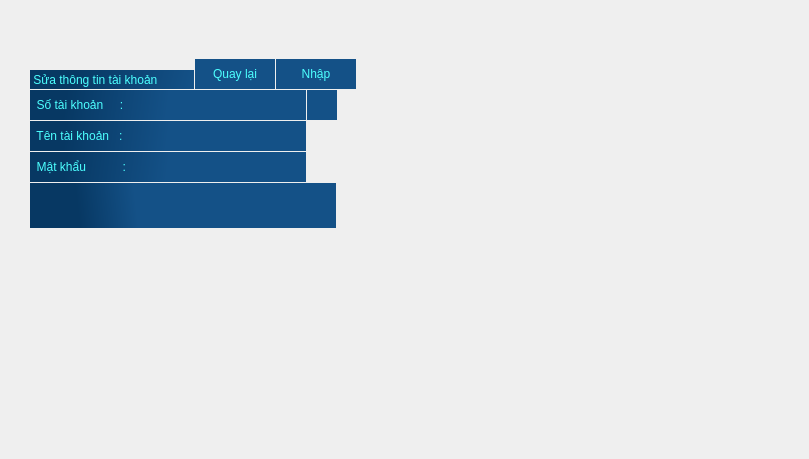
    <widget class="QWidget" name="Edit_information_screen">
     <widget class="QLabel" name="credit_9">
      <property name="geometry">
       <rect>
        <x>20</x>
        <y>0</y>
        <width>500</width>
        <height>90</height>
       </rect>
      </property>
      <property name="styleSheet">
       <string notr="true"/>
      </property>
      <property name="text">
       <string/>
      </property>
      <property name="pixmap">
       <pixmap>UI/credit.png</pixmap>
      </property>
     </widget>
     <widget class="QLabel" name="screen_9">
      <property name="geometry">
       <rect>
        <x>0</x>
        <y>0</y>
        <width>800</width>
        <height>450</height>
       </rect>
      </property>
      <property name="autoFillBackground">
       <bool>true</bool>
      </property>
      <property name="text">
       <string/>
      </property>
      <property name="pixmap">
       <pixmap>UI/screen.png</pixmap>
      </property>
     </widget>
     <widget class="QLabel" name="account_information_label_2">
      <property name="geometry">
       <rect>
        <x>30</x>
        <y>70</y>
        <width>164</width>
        <height>19</height>
       </rect>
      </property>
      <property name="styleSheet">
       <string notr="true">font: 75 11pt &quot;MS Shell Dlg 2&quot;;
color: rgb(76, 255, 255);
alternate-background-color: rgb(4, 168, 217);
selection-color: rgb(10, 69, 127);
background-color: qlineargradient(spread:pad, x1:0.25, y1:0.528682, x2:1, y2:0.551, stop:0 rgba(7, 56, 99, 255), stop:1 rgba(20, 81, 135, 255));
border:rgb(15, 110, 199);</string>
      </property>
      <property name="text">
       <string> Sửa thông tin tài khoản</string>
      </property>
     </widget>
     <widget class="QLabel" name="account_information_account_name_2">
      <property name="geometry">
       <rect>
        <x>30</x>
        <y>121</y>
        <width>138</width>
        <height>30</height>
       </rect>
      </property>
      <property name="styleSheet">
       <string notr="true">font: 25 16pt &quot;Corbel Light&quot;;
color: rgb(76, 255, 255);
alternate-background-color: rgb(4, 168, 217);
selection-color: rgb(10, 69, 127);
background-color: qlineargradient(spread:pad, x1:0.25, y1:0.528682, x2:1, y2:0.551, stop:0 rgba(7, 56, 99, 255), stop:1 rgba(20, 81, 135, 255));
border:rgb(15, 110, 199);</string>
      </property>
      <property name="text">
       <string>  Tên tài khoản   :</string>
      </property>
     </widget>
     <widget class="QLabel" name="account_information_password_2">
      <property name="geometry">
       <rect>
        <x>30</x>
        <y>152</y>
        <width>138</width>
        <height>30</height>
       </rect>
      </property>
      <property name="styleSheet">
       <string notr="true">font: 25 16pt &quot;Corbel Light&quot;;
color: rgb(76, 255, 255);
alternate-background-color: rgb(4, 168, 217);
selection-color: rgb(10, 69, 127);
background-color: qlineargradient(spread:pad, x1:0.25, y1:0.528682, x2:1, y2:0.551, stop:0 rgba(7, 56, 99, 255), stop:1 rgba(20, 81, 135, 255));
border:rgb(15, 110, 199);</string>
      </property>
      <property name="text">
       <string>  Mật khẩu           :</string>
      </property>
     </widget>
     <widget class="QLabel" name="account_information_account_number_2">
      <property name="geometry">
       <rect>
        <x>30</x>
        <y>90</y>
        <width>138</width>
        <height>30</height>
       </rect>
      </property>
      <property name="styleSheet">
       <string notr="true">font: 25 16pt &quot;Corbel Light&quot;;
color: rgb(76, 255, 255);
alternate-background-color: rgb(4, 168, 217);
selection-color: rgb(10, 69, 127);
background-color: qlineargradient(spread:pad, x1:0.25, y1:0.528682, x2:1, y2:0.551, stop:0 rgba(7, 56, 99, 255), stop:1 rgba(20, 81, 135, 255));
border:rgb(15, 110, 199);</string>
      </property>
      <property name="text">
       <string>  Số tài khoản     :</string>
      </property>
     </widget>
     <widget class="QLineEdit" name="edit_account_information_line_1">
      <property name="geometry">
       <rect>
        <x>168</x>
        <y>90</y>
        <width>138</width>
        <height>30</height>
       </rect>
      </property>
      <property name="styleSheet">
       <string notr="true">font: 12pt &quot;Microsoft YaHei&quot;;
color: rgb(76, 255, 255);
background-color: qlineargradient(spread:pad, x1:0, y1:0.528682, x2:0.347318, y2:0.523, stop:0.4375 rgba(20, 81, 135, 255), stop:1 rgba(20, 81, 135, 255));
border:rgb(15, 110, 199);</string>
      </property>
     </widget>
     <widget class="QLineEdit" name="edit_account_information_line_2">
      <property name="geometry">
       <rect>
        <x>168</x>
        <y>121</y>
        <width>138</width>
        <height>30</height>
       </rect>
      </property>
      <property name="styleSheet">
       <string notr="true">font: 12pt &quot;Microsoft YaHei&quot;;
color: rgb(76, 255, 255);
background-color: qlineargradient(spread:pad, x1:0, y1:0.528682, x2:0.347318, y2:0.523, stop:0.4375 rgba(20, 81, 135, 255), stop:1 rgba(20, 81, 135, 255));
border:rgb(15, 110, 199);</string>
      </property>
     </widget>
     <widget class="QLineEdit" name="edit_account_information_line_3">
      <property name="geometry">
       <rect>
        <x>168</x>
        <y>152</y>
        <width>138</width>
        <height>30</height>
       </rect>
      </property>
      <property name="styleSheet">
       <string notr="true">font: 12pt &quot;Microsoft YaHei&quot;;
color: rgb(76, 255, 255);
background-color: qlineargradient(spread:pad, x1:0, y1:0.528682, x2:0.347318, y2:0.523, stop:0.4375 rgba(20, 81, 135, 255), stop:1 rgba(20, 81, 135, 255));
border:rgb(15, 110, 199);</string>
      </property>
     </widget>
     <widget class="QPushButton" name="edit_account_information_return">
      <property name="geometry">
       <rect>
        <x>195</x>
        <y>59</y>
        <width>80</width>
        <height>30</height>
       </rect>
      </property>
      <property name="styleSheet">
       <string notr="true">font: 25 16pt &quot;Corbel Light&quot;;
color: rgb(76, 255, 255);
background-color: qlineargradient(spread:pad, x1:0, y1:0.528682, x2:0.347318, y2:0.523, stop:0.4375 rgba(20, 81, 135, 255), stop:1 rgba(20, 81, 135, 255));
border:rgb(15, 110, 199);</string>
      </property>
      <property name="text">
       <string>Quay lại</string>
      </property>
     </widget>
     <widget class="QPushButton" name="edit_account_information_confirm">
      <property name="geometry">
       <rect>
        <x>276</x>
        <y>59</y>
        <width>80</width>
        <height>30</height>
       </rect>
      </property>
      <property name="styleSheet">
       <string notr="true">font: 25 16pt &quot;Corbel Light&quot;;
color: rgb(76, 255, 255);
background-color: qlineargradient(spread:pad, x1:0, y1:0.528682, x2:0.347318, y2:0.523, stop:0.4375 rgba(20, 81, 135, 255), stop:1 rgba(20, 81, 135, 255));
border:rgb(15, 110, 199);</string>
      </property>
      <property name="text">
       <string>Nhập</string>
      </property>
     </widget>
     <widget class="QLabel" name="edit_account_information_report">
      <property name="geometry">
       <rect>
        <x>30</x>
        <y>183</y>
        <width>306</width>
        <height>45</height>
       </rect>
      </property>
      <property name="styleSheet">
       <string notr="true">font: 10pt &quot;MS Reference Sans Serif&quot;;
color: rgb(76, 255, 255);
alternate-background-color: rgb(4, 168, 217);
selection-color: rgb(10, 69, 127);
background-color: qlineargradient(spread:pad, x1:0.006, y1:0.528682, x2:0.347318, y2:0.523, stop:0.4375 rgba(7, 56, 99, 255), stop:1 rgba(20, 81, 135, 255));
border:rgb(15, 110, 199);</string>
      </property>
      <property name="text">
       <string/>
      </property>
     </widget>
     <widget class="QLabel" name="edit_account_information_line_4">
      <property name="geometry">
       <rect>
        <x>307</x>
        <y>90</y>
        <width>30</width>
        <height>30</height>
       </rect>
      </property>
      <property name="styleSheet">
       <string notr="true">font: 14pt &quot;Microsoft YaHei&quot;;
color: rgb(76, 255, 255);
background-color: qlineargradient(spread:pad, x1:0, y1:0.528682, x2:0.347318, y2:0.523, stop:0.4375 rgba(20, 81, 135, 255), stop:1 rgba(20, 81, 135, 255));
border:rgb(15, 110, 199);</string>
      </property>
      <property name="text">
       <string/>
      </property>
     </widget>
     <zorder>screen_9</zorder>
     <zorder>credit_9</zorder>
     <zorder>account_information_label_2</zorder>
     <zorder>account_information_account_name_2</zorder>
     <zorder>account_information_password_2</zorder>
     <zorder>account_information_account_number_2</zorder>
     <zorder>edit_account_information_line_1</zorder>
     <zorder>edit_account_information_line_2</zorder>
     <zorder>edit_account_information_line_3</zorder>
     <zorder>edit_account_information_return</zorder>
     <zorder>edit_account_information_confirm</zorder>
     <zorder>edit_account_information_report</zorder>
     <zorder>edit_account_information_line_4</zorder>
    </widget>
